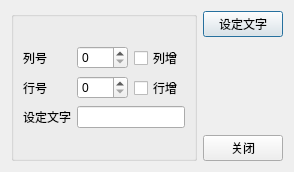
<?xml version="1.0" encoding="UTF-8"?>
<ui version="4.0">
 <class>QWDialogLocate</class>
 <widget class="QDialog" name="QWDialogLocate">
  <property name="geometry">
   <rect>
    <x>0</x>
    <y>0</y>
    <width>294</width>
    <height>172</height>
   </rect>
  </property>
  <property name="windowTitle">
   <string>单元格定位于文字设置</string>
  </property>
  <layout class="QGridLayout" name="gridLayout_3">
   <item row="0" column="0">
    <layout class="QHBoxLayout" name="horizontalLayout">
     <item>
      <widget class="QGroupBox" name="groupBox">
       <property name="title">
        <string/>
       </property>
       <layout class="QGridLayout" name="gridLayout_2">
        <item row="0" column="0">
         <layout class="QGridLayout" name="gridLayout">
          <item row="0" column="0">
           <widget class="QLabel" name="label">
            <property name="text">
             <string>列号</string>
            </property>
           </widget>
          </item>
          <item row="0" column="1">
           <widget class="QSpinBox" name="spinBoxColumn"/>
          </item>
          <item row="0" column="2">
           <widget class="QCheckBox" name="checkBoxColumn">
            <property name="text">
             <string>列增</string>
            </property>
           </widget>
          </item>
          <item row="1" column="0">
           <widget class="QLabel" name="label_2">
            <property name="text">
             <string>行号</string>
            </property>
           </widget>
          </item>
          <item row="1" column="1">
           <widget class="QSpinBox" name="spinBoxRow"/>
          </item>
          <item row="1" column="2">
           <widget class="QCheckBox" name="checkBoxRow">
            <property name="text">
             <string>行增</string>
            </property>
           </widget>
          </item>
          <item row="2" column="0">
           <widget class="QLabel" name="label_3">
            <property name="text">
             <string>设定文字</string>
            </property>
           </widget>
          </item>
          <item row="2" column="1" colspan="2">
           <widget class="QLineEdit" name="edtCaption"/>
          </item>
         </layout>
        </item>
       </layout>
      </widget>
     </item>
     <item>
      <layout class="QVBoxLayout" name="verticalLayout">
       <item>
        <widget class="QPushButton" name="pushButton">
         <property name="text">
          <string>设定文字</string>
         </property>
        </widget>
       </item>
       <item>
        <spacer name="verticalSpacer">
         <property name="orientation">
          <enum>Qt::Vertical</enum>
         </property>
         <property name="sizeHint" stdset="0">
          <size>
           <width>20</width>
           <height>40</height>
          </size>
         </property>
        </spacer>
       </item>
       <item>
        <widget class="QPushButton" name="pushButton_2">
         <property name="text">
          <string>关闭</string>
         </property>
        </widget>
       </item>
      </layout>
     </item>
    </layout>
   </item>
  </layout>
 </widget>
 <resources/>
 <connections/>
</ui>
